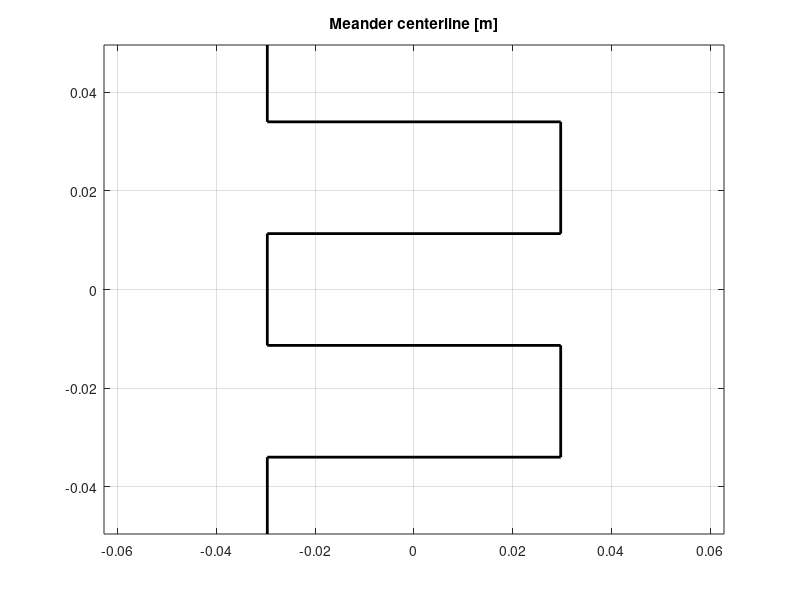

This chart was generated by the following MATLAB code: (Note: this script raises an error after producing the figure.)
%% Meander-line antenna at 1060 MHz - Hertz dipole model
clear; clc; close all;

%% Parameters
res = 30;                          % Hertz dipole resolution [segments per wavelength]
f = 1060e6;  c = 3e8;  lam = c/f;  k = 2*pi/lam;  eta = 120*pi;   % eta: impedance of free space
hs = 3.2e-2;                       % substrate thickness h = 3.2 cm, as given in the paper
eff = 4;                           % effective permittivity (given)

% Guided wavelength, paper eq. (5)
lg = lam/sqrt(eff);
w = 0.05*lg;  d = 0.16*lg;  s = 0.42*lg;  L = 0.70*lg;    % paper, eqs. (1)-(4)

fprintf('--- Design values (paper, Section III) ---\n');
fprintf('lambda   = %.2f mm\n', lam*1e3);
fprintf('eps_eff  = %.3f\n', eff);
fprintf('lambda_g = %.2f mm\n', lg*1e3);
fprintf('d = %.2f mm,  s = %.2f mm,  L = %.2f mm,  w = %.2f mm\n\n', d*1e3, s*1e3, L*1e3, w*1e3);

%% Geometry: centerline corner points (x,y), feed at the top, open end at the bottom
y1 = L/2 - (L-3*d)/2;
P = [-s/2  L/2;
     -s/2  y1;      s/2  y1;
      s/2  y1-d;   -s/2  y1-d;
     -s/2  y1-2*d;  s/2  y1-2*d;
      s/2  y1-3*d; -s/2  y1-3*d;
     -s/2 -L/2];
figure; plot(P(:,1), P(:,2), 'k', 'LineWidth', 2);
axis equal; grid on; title('Meander centerline [m]');

%% Split the wire into Hertz dipoles (each shorter than lam/res)
C = [];  U = [];  h = [];  sp = [];  s0 = 0;      % centre, direction, length, distance from feed
for n = 1:size(P,1)-1
    v   = P(n+1,:) - P(n,:);                      % one straight piece of wire
    len = norm(v);
    N   = ceil(len/(lam/res));                    % number of dipoles on this piece
    t   = ((1:N)' - 0.5)/N;                       % dipole centres as a fraction of the piece
    C   = [C;  P(n,:) + t*v];
    U   = [U;  repmat(v/len, N, 1)];
    h   = [h;  repmat(len/N, N, 1)];
    sp  = [sp; s0 + t*len];
    s0  = s0 + len;                               % s0 ends up as the total wire length
end
fprintf('Hertz dipoles: %d\n', numel(h));
fprintf('Longest dipole: %.2f mm (small-dipole limit min(s,d)/2 = %.2f mm)\n', max(h)*1e3, min(s,d)/2*1e3);
if max(h) > min(s,d)/2, warning('Dipoles longer than the limit: increase res'); end

%% Current: standing wave, zero at the open end (as for the dipole in Lecture 1)
I  = sin(k*(s0 - sp));
wt = I.*h;                                        % weight of each dipole

%% Radiation pattern
% Angle a is measured from broadside (+z). E-plane = y-z plane, H-plane = x-z plane.
a  = linspace(-pi, pi, 1441);  a(end) = [];
z  = zeros(size(a));
Ee = farfield([z; sin(a); cos(a)].', C, U, wt, k);
Eh = farfield([sin(a); z; cos(a)].', C, U, wt, k);
Emax   = max([Ee; Eh]);                       % strongest value found in either cut
Ee_rel = Ee/Emax;   Eh_rel = Eh/Emax;         % both cuts on one common scale (used for the printout below)
Ee = Ee/max(Ee);    Eh = Eh/max(Eh);          % each cut normalised to its own peak (dB plot, beamwidths)
Exy = farfield([sin(a); cos(a); z].', C, U, wt, k);     % x-y plane cut (angle from +y), for the textbook E-plane
Exy = Exy/max(Exy);

figure; plot(rad2deg(a), 20*log10(Ee), rad2deg(a), 20*log10(Eh));
hold on; plot([-180 180], [-3 -3], 'k--');
grid on; ylim([-30 3]);
xlabel('Angle from +z [deg]'); ylabel('|E| normalised to each cut''s peak [dB]');
legend('E-plane', 'H-plane', '-3 dB', 'Location', 'south');

[T, PH] = ndgrid(linspace(0,pi,91), linspace(0,2*pi,181));
[sx, sy, sz] = sph2cart(PH, pi/2 - T, 1);         % unit vectors toward the observer
S3 = [sx(:) sy(:) sz(:)];
[E3, Ev3] = farfield(S3, C, U, wt, k);
H3 = sqrt(sum(abs(cross(S3, Ev3, 2)/eta).^2, 2)); % far field: H = (s x E)/eta
E3 = reshape(E3/max(E3), size(T));   H3 = reshape(H3/max(H3), size(T));
[X, Y, Z] = sph2cart(PH, pi/2 - T, E3);           % distance from centre = |E|
figure; surf(X, Y, Z, E3, 'EdgeColor', 'none');
axis equal; grid on; colorbar;
xlabel('x'); ylabel('y'); zlabel('z'); title('Normalized |E| pattern');

%% 3 dB beamwidths (width of the lobe around the peak where |E| >= 1/sqrt(2))
cuts = {Ee, Eh, Exy};  bw = nan(1,3);
for q = 1:3
    bw(q) = lobe(cuts{q}, a);
end
D = 41253/(bw(1)*bw(2));                          % directivity from the beamwidths

%% Figure 4: 3D pattern of the normalised |H| (same construction as the |E| pattern in Figure 3)
% In the far field H = (s x E)/eta, so H is perpendicular to both s and E and |H| = |E|/eta.
[X, Y, Z] = sph2cart(PH, pi/2 - T, H3);
figure; surf(X, Y, Z, H3, 'EdgeColor', 'none');
axis equal; grid on; colorbar;
xlabel('x'); ylabel('y'); zlabel('z'); title('Normalized |H| pattern');

%% Figures 5 and 6: all three planes, for the |E| pattern and for the |H| pattern
planeDir  = {[sin(a); cos(a); z].', [z; sin(a); cos(a)].', [sin(a); z; cos(a)].'};   % x-y, y-z, x-z cuts
planeName = {'x-y plane', 'y-z plane', 'x-z plane'};
planeRole = {'textbook E-plane', 'our E-plane = textbook H-plane', 'our H-plane'};
hAxis = {'x', 'y', 'x'};   vAxis = {'y', 'z', 'z'};    % axes of each plot; the angle is measured from the vertical axis
fieldName = {'|E|', '|H|'};
Fe = cell(1,3);  maxDiff = 0;
for fld = 1:2                                          % 1: |E| pattern, 2: |H| pattern
    figure('Position', [100 100 1200 450]);            % wide figure: three plots side by side
    for p = 1:3
        [Em, Evec] = farfield(planeDir{p}, C, U, wt, k);
        if fld == 1
            F = Em;
        else
            F = sqrt(sum(abs(cross(planeDir{p}, Evec, 2)/eta).^2, 2));   % H = (s x E)/eta
        end
        F = F/max(F);                                  % each cut normalised to its own peak
        if fld == 1
            Fe{p} = F;
        else
            maxDiff = max(maxDiff, max(abs(F - Fe{p})));
        end
        [b, pk, ed] = lobe(F, a);
        subplot(1,3,p);
        plotAngle(F, a, ed, pk, b, [fieldName{fld} ', ' planeName{p}], [hAxis{p} '   (' planeRole{p} ')'], vAxis{p});
    end
end

%% Paper formulas, eqs. (12)-(15)
k0 = pi/(sqrt(eff)*L);
tE = 2*asind(sqrt(7.03/((3*L^2 + hs^2)*k0^2)));
tH = 2*asind(sqrt(1/(2 + k0*w)));
Dp = 41253/(tE*tH);

%% Results
fprintf('\n%-22s %12s %12s\n', '', 'Simulation', 'Paper eqs.');
fprintf('%-22s %9.1f deg %9.1f deg\n', 'E-plane 3 dB angle', bw(1), tE);
fprintf('%-22s %9.1f deg %9.1f deg\n', 'H-plane 3 dB angle', bw(2), tH);
fprintf('%-22s %9.2f dBi %9.2f dBi\n', 'Directivity', 10*log10(D), 10*log10(Dp));

[~, iE] = max(Ee_rel);
fprintf('\nStrongest direction: %.0f deg from +z, in the E-plane cut (y-z plane)\n', abs(rad2deg(a(iE))));
fprintf('Peak of the H-plane cut: %.1f dB below the strongest direction\n', -20*log10(max(Eh_rel)));
fprintf('\nTextbook planes: E-plane (x-y) %.1f deg, H-plane (y-z) %.1f deg, D = %.2f dBi\n', ...
        bw(3), bw(1), 10*log10(41253/(bw(3)*bw(1))));
fprintf('\nFar-field check: max difference between the normalised |E| and |H| patterns = %.1e (3D), %.1e (cuts)\n', ...
        max(abs(E3(:) - H3(:))), maxDiff);

%% Far field of the summed Hertz dipoles
function [E, Ev] = farfield(S, C, U, wt, k)
% S: M x 3 unit vectors toward the observer;  C, U: N x 2 dipole centres / directions
% wt: N x 1 (current*length).  Each dipole gives  wt*(s*(s.u) - u)*exp(j*k*s.r0)
ph = exp(1j*k*(S(:,1:2)*C.')) .* wt.';            % M x N phase term
su = S(:,1:2)*U.';                                % M x N, s.u
Ex = sum(ph.*(su.*S(:,1) - U(:,1).'), 2);
Ey = sum(ph.*(su.*S(:,2) - U(:,2).'), 2);
Ez = sum(ph.*(su.*S(:,3)), 2);
E  = sqrt(abs(Ex).^2 + abs(Ey).^2 + abs(Ez).^2);
Ev = [Ex Ey Ez];                                  % complex E-field vector (second output)
end

%% Pattern drawn "polar style" with the 3 dB lobe shaded
function plotAngle(E, a, ed, pk, bw, name, hLab, vLab)
% E: cut normalised to its peak;  a: angles [rad], measured from the vertical axis (0 = up)
% ed: lobe edges [rad];  pk: peak direction [rad];  bw: 3 dB angle [deg]
hold on;
th = a.';
for lobe = [0 pi]                                 % the pattern is symmetric: the opposite direction has the same lobe
    aa = linspace(ed(1), ed(2), 60) + lobe;       % angles inside this 3 dB lobe
    fill([0 sin(aa) 0], [0 cos(aa) 0], [0.8 0.9 1], 'EdgeColor', 'none');   % shaded 3 dB lobe
    plot([0 sin(aa(1))],   [0 cos(aa(1))],   'r');                         % the two edges of the lobe
    plot([0 sin(aa(end))], [0 cos(aa(end))], 'r');
    plot(0.707*sin(aa([1 end])), 0.707*cos(aa([1 end])), 'ro', 'MarkerFaceColor', 'r');
    text(0.4*sin(pk+lobe), 0.4*cos(pk+lobe), sprintf('%.1f deg', bw), ...
         'HorizontalAlignment', 'center', 'FontWeight', 'bold');
end
plot(E.*sin(th), E.*cos(th), 'b', 'LineWidth', 1.5);                        % the pattern
hc = plot(0.707*sin(0:0.05:2*pi), 0.707*cos(0:0.05:2*pi), 'k--');          % -3 dB level = circle of radius 0.707
legend(hc, 'circle radius 0.707 (-3 dB)', 'Location', 'southoutside');
set(gca, 'XTick', [-1 -0.707 0 0.707 1], 'YTick', [-1 -0.707 0 0.707 1]);   % ticks at the circle radius
axis equal; axis([-1.1 1.1 -1.1 1.1]); grid on;
xlabel(hLab); ylabel(vLab);
title(sprintf('%s: 3 dB angle = %.1f deg', name, bw));
end

%% 3 dB width of the lobe around the peak of a full-circle cut
function [bw, pk, ed] = lobe(E, a)
% E: cut normalised to its peak;  a: angles [rad].  Returns the 3 dB angle bw [deg],
% the peak direction pk [rad] and the two lobe edges ed [rad] (NaN if the cut never drops below -3 dB).
bw = NaN;  pk = NaN;  ed = [NaN NaN];
[~, i] = max(E);
E = circshift(E, 1-i);                            % put the peak at index 1
jr = find(E < 1/sqrt(2), 1);                      % first sample below -3 dB, going right
jl = find(E(end:-1:2) < 1/sqrt(2), 1);            % first sample below -3 dB, going left
if ~isempty(jr)
    bw = (jr + jl - 2)*360/numel(E);
    pk = a(i);
    ed = a(i) + [-(jl - 0.5), (jr - 1.5)]*2*pi/numel(E);
end
end
